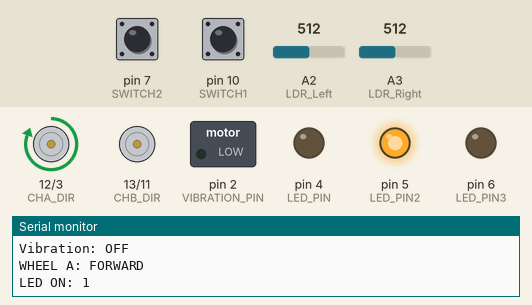
This sketch was run on a simulated Arduino Uno, built with avr-gcc and run on an emulated ATmega328P. Shown: direction and speed pins drawn as motors (green arrow = direction pin HIGH = forward, orange = LOW = backward, longer = more drive), switched loads named in the sketch (green lamp = pin HIGH), output pins drawn as LEDs (lit = HIGH), the last lines printed to the serial monitor. Dashed ring = blinking. The test bench sets the inputs (shaded band); at power-on: A2 (LDR_Left) = 512, A3 (LDR_Right) = 512, pin 7 (SWITCH2) LOW, pin 10 (SWITCH1) LOW.

Above: at 0.99 s.
1.3 s: A2 (LDR_Left) set to 0
At 3.4 s:
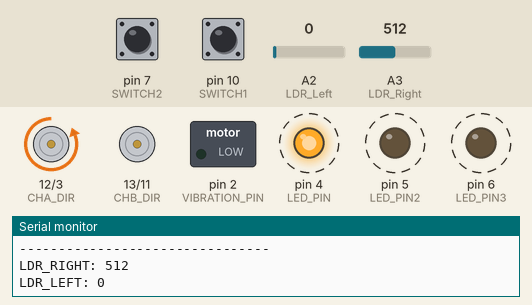
4.3 s: A3 (LDR_Right) set to 1000
At 5.44 s:
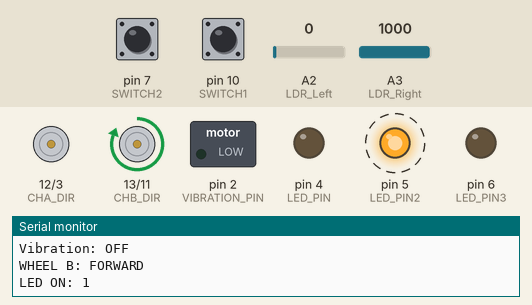
7.3 s: A2 (LDR_Left) set to 122
At 9.0 s:
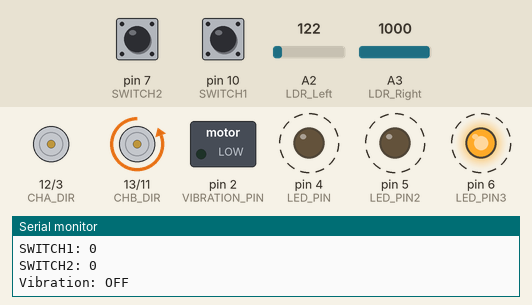
10.3 s: A3 (LDR_Right) set to 0
13.3 s: A2 (LDR_Left) set to 0
Timing chart, 0 to 20.3 s (numbered marks = the images above; inputs shaded):
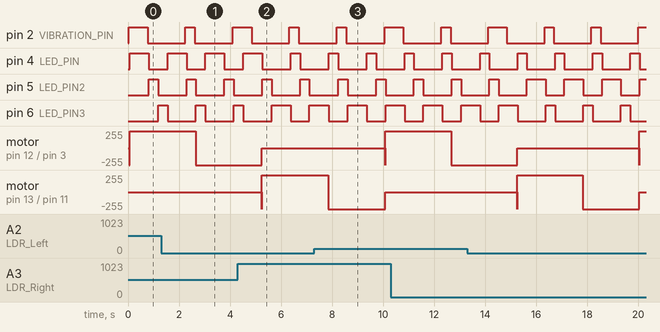

Measured:
- by itself, pin 2 (VIBRATION_PIN): repeats every 1.8 s: LOW 1.5 s, HIGH 0.37 s
- by itself, pin 4 (LED_PIN): alternates HIGH for 0.37 s and LOW for 1.1 s

The sketch:

Sicily_assembly_test.ino
```cpp
// not used:   0 1 6 7 10
// used pins:  2(vib) 3(motor) 4(led) 5(led) 8(m)? 9(m)? 11(m) 12(m) 13(m)

#define CHB_DIR 13
#define CHB_PWM 11
#define CHB_BRK 8
#define CHB_SNS A1

#define SWITCH1 10
#define SWITCH2 7

#define CHA_DIR 12
#define CHA_PWM 3
#define CHA_BRK 9
#define CHA_SNS A0

#define LDR_Right A3
#define LDR_Left  A2

// mapping ranges light sensors (thresholds)
#define LGT_THR_LFT_MIN 180 // lowerbund of the LEFT eye
#define LGT_THR_LFT_MAX 988
#define LGT_THR_RGT_MIN 240 // right
#define LGT_THR_RGT_MAX 990

#define LDR_READ_EVERY_MS 200 //5 times per second

#define VIBRATION_PIN 2
#define LED_PIN 4
#define LED_PIN2 5
#define LED_PIN3 6

void setup() {
  // put your setup code here, to run once:
  Serial.begin(9600);
  pinMode(SWITCH1, INPUT);
  pinMode(SWITCH2, INPUT);
  pinMode(VIBRATION_PIN, OUTPUT);
  pinMode(CHA_DIR, OUTPUT);
  pinMode(CHA_PWM, OUTPUT);
  pinMode(CHB_DIR, OUTPUT);
  pinMode(CHB_PWM, OUTPUT);
  pinMode(LED_PIN, OUTPUT);
  pinMode(LED_PIN2, OUTPUT);
  pinMode(LED_PIN3, OUTPUT);
}

void loop() {
  // put your main code here, to run repeatedly:
  Serial.println("--------------------------------");
  Serial.print("LDR_RIGHT: ");
  Serial.println(analogRead(LDR_Right));
  Serial.print("LDR_LEFT: ");
  Serial.println(analogRead(LDR_Left));
  Serial.print("SWITCH1: ");
  Serial.println(digitalRead(SWITCH1));
  Serial.print("SWITCH2: ");
  Serial.println(digitalRead(SWITCH2));

  boolean vib = (millis() % 2000) < 500;
  digitalWrite(VIBRATION_PIN, vib ? HIGH : LOW);
  Serial.print("Vibration: ");
  Serial.println(vib ? "ON" : "OFF");

  boolean wheel1 = (millis() % 10000) < 5000;
  boolean forward = (millis() % 5000) < 2500;
  if (wheel1) {
    Serial.print("WHEEL A: ");
    analogWrite(CHA_PWM, 255);
    analogWrite(CHB_PWM, 0);
    Serial.println(forward ? "FORWARD" : "BACKWARD");
    digitalWrite(CHA_DIR, forward ? HIGH : LOW);
  } else {
    Serial.print("WHEEL B: ");
    analogWrite(CHA_PWM, 0);
    analogWrite(CHB_PWM, 255);
    Serial.println(forward ? "FORWARD" : "BACKWARD");
    digitalWrite(CHB_DIR, forward ? HIGH : LOW);
  }

  int ledNr = (millis() % 1500) / 500;
  Serial.print("LED ON: ");
  Serial.println(ledNr);
  digitalWrite(LED_PIN, ledNr==0?HIGH:LOW);
  digitalWrite(LED_PIN2, ledNr==1?HIGH:LOW);
  digitalWrite(LED_PIN3, ledNr==2?HIGH:LOW);

  delay(300);
}
```
